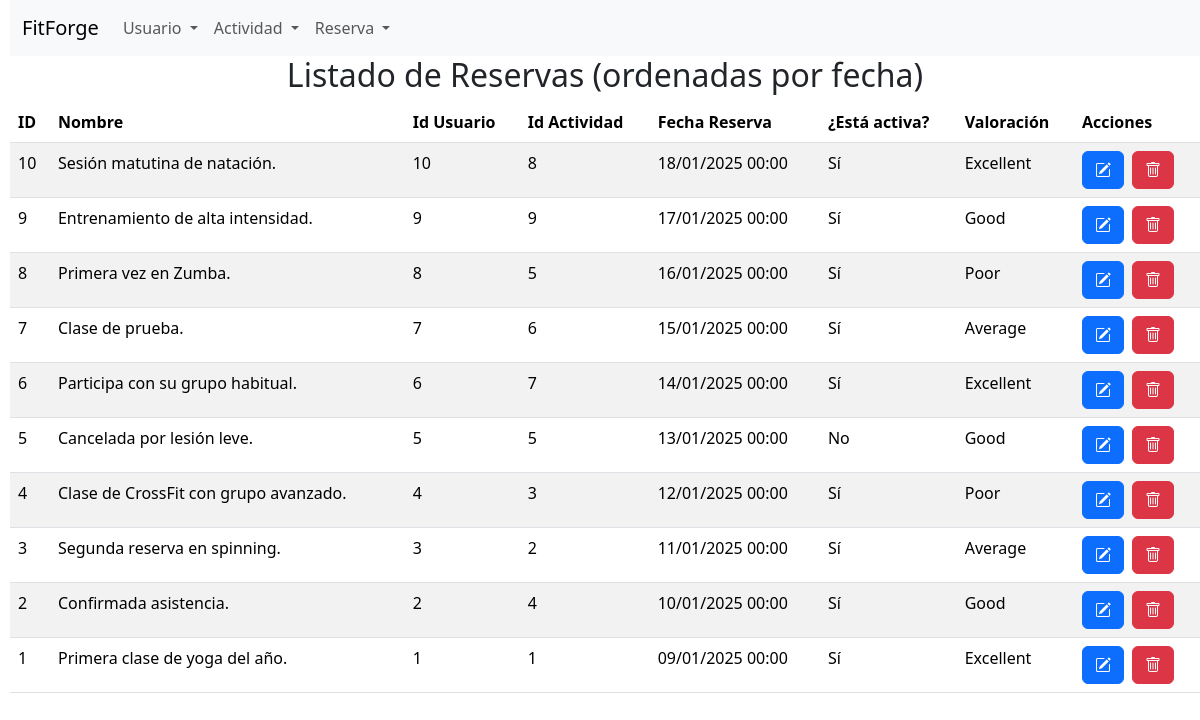
Page /listado_reservas_ordenados_fecha.php on the committed database.
### tables this page shows
CREATE TABLE `reservation` (
  `id_reservation` int NOT NULL,
  `name` varchar(40) NOT NULL,
  `id_user` int NOT NULL,
  `id_activity` int NOT NULL,
  `reservation_date` date NOT NULL,
  `is_active` tinyint(1) NOT NULL,
  `id_assessment` int DEFAULT NULL
);

CREATE TABLE `assessment` (
  `id_assessment` int NOT NULL,
  `value` varchar(20) DEFAULT NULL
);

### listado_reservas_ordenados_fecha.php (the view, shortened to what this page needs)
<?php
$conexion = obtenerConexion();
$sql = "SELECT r.id_reservation,
               r.name AS name_reservation,
               r.id_user,
               r.id_activity,
               r.reservation_date,
               r.is_active,
               s.value AS assessment_value
        FROM reservation r
        LEFT JOIN assessment s ON r.id_assessment = s.id_assessment
        ORDER BY r.reservation_date DESC;";
$resultado = mysqli_query($conexion, $sql);
$mensaje = "<h2 class='text-center'>Listado de Reservas (ordenadas por fecha)</h2>";
$mensaje .= "<table class='table table-striped'>";
$mensaje .= "<thead><tr>
                <th>ID</th>
                <th>Nombre</th>
                <th>Id Usuario</th>
                <th>Id Actividad</th>
                <th>Fecha Reserva</th>
                <th>¿Está activa?</th>
                <th>Valoración</th>
                <th>Acciones</th>
             </tr></thead>";
$mensaje .= "<tbody>";
while ($fila = mysqli_fetch_assoc($resultado)) {
    $mensaje .= "<tr><td>" . $fila['id_reservation'] . "</td>";
    $mensaje .= "<td>" . $fila['name_reservation'] . "</td>";
    $mensaje .= "<td>" . $fila['id_user'] . "</td>";
    $mensaje .= "<td>" . $fila['id_activity'] . "</td>";
    $mensaje .= "<td>" . date("d/m/Y H:i", strtotime($fila['reservation_date'])) . "</td>";
    $mensaje .= "<td>" . ($fila['is_active'] ? 'Sí' : 'No') . "</td>";
    $mensaje .= "<td>" . ($fila['assessment_value'] ? ucfirst($fila['assessment_value']) : '-') . "</td>";
    $mensaje .= "<td>
                    <form class='d-inline me-1' action='editar_reserva.php' method='post'>
                        <input type='hidden' name='reserva' value='" . htmlspecialchars(json_encode($fila), ENT_QUOTES) . "' />
                        <button name='Editar' class='btn btn-primary'><i class='bi bi-pencil-square'></i></button>
                    </form>
                    <form class='d-inline' action='proceso_borrar_reserva.php' method='post'>
                        <input type='hidden' name='id_reservation' value='" . $fila['id_reservation'] . "' />
                        <button name='Borrar' class='btn btn-danger'><i class='bi bi-trash'></i></button>
                    </form>
                 </td></tr>";
}
$mensaje .= "</tbody></table>";
echo $mensaje;

### rows in the picture
reservation: id_reservation "10", name "Sesión matutina de natación.", id_user "10", id_activity "8", reservation_date "18/01/2025 00:00", is_active "Sí", id_assessment.value "Excellent"
reservation: id_reservation "9", name "Entrenamiento de alta intensidad.", id_user "9", id_activity "9", reservation_date "17/01/2025 00:00", is_active "Sí", id_assessment.value "Good"
reservation: id_reservation "8", name "Primera vez en Zumba.", id_user "8", id_activity "5", reservation_date "16/01/2025 00:00", is_active "Sí", id_assessment.value "Poor"
reservation: id_reservation "7", name "Clase de prueba.", id_user "7", id_activity "6", reservation_date "15/01/2025 00:00", is_active "Sí", id_assessment.value "Average"
reservation: id_reservation "6", name "Participa con su grupo habitual.", id_user "6", id_activity "7", reservation_date "14/01/2025 00:00", is_active "Sí", id_assessment.value "Excellent"
reservation: id_reservation "5", name "Cancelada por lesión leve.", id_user "5", id_activity "5", reservation_date "13/01/2025 00:00", is_active "No", id_assessment.value "Good"
reservation: id_reservation "4", name "Clase de CrossFit con grupo avanzado.", id_user "4", id_activity "3", reservation_date "12/01/2025 00:00", is_active "Sí", id_assessment.value "Poor"
reservation: id_reservation "3", name "Segunda reserva en spinning.", id_user "3", id_activity "2", reservation_date "11/01/2025 00:00", is_active "Sí", id_assessment.value "Average"
reservation: id_reservation "2", name "Confirmada asistencia.", id_user "2", id_activity "4", reservation_date "10/01/2025 00:00", is_active "Sí", id_assessment.value "Good"
reservation: id_reservation "1", name "Primera clase de yoga del año.", id_user "1", id_activity "1", reservation_date "09/01/2025 00:00", is_active "Sí", id_assessment.value "Excellent"
